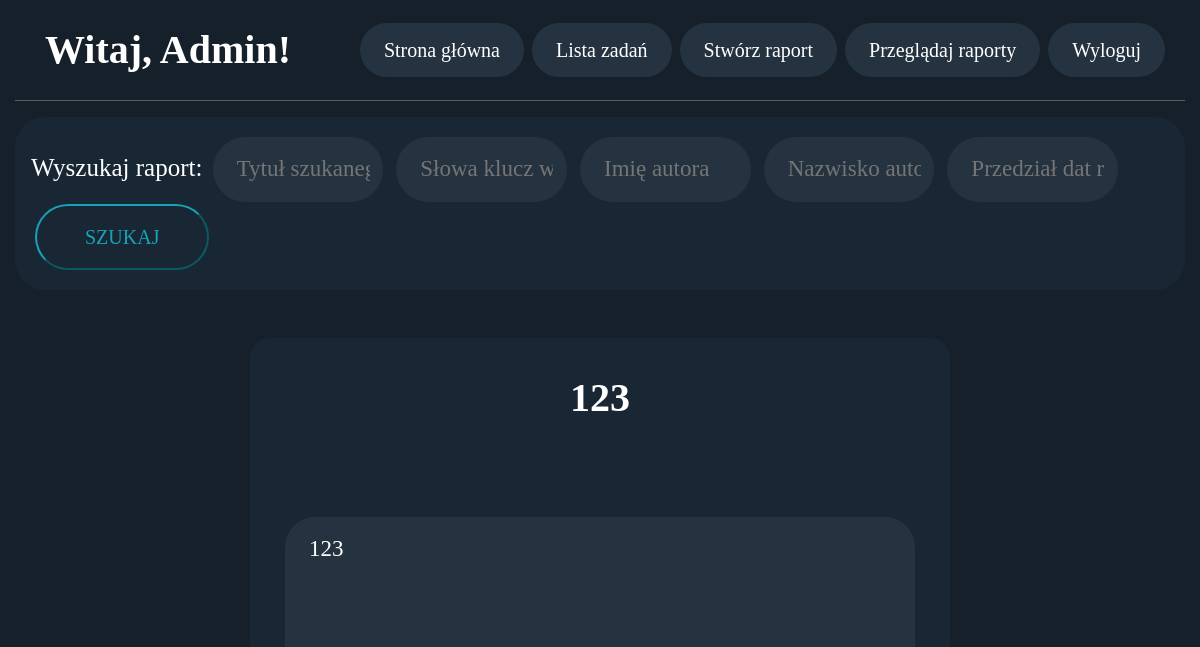
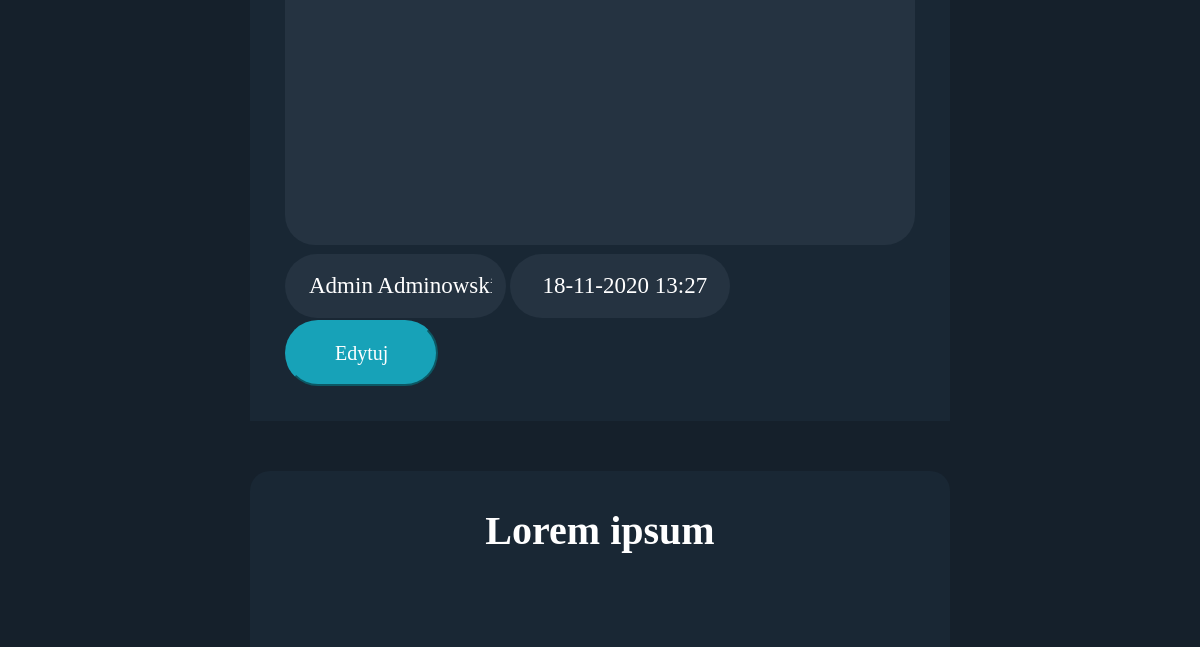
The app's page /raports_view (signed in, upper part), older data (2 pictures, top to bottom).
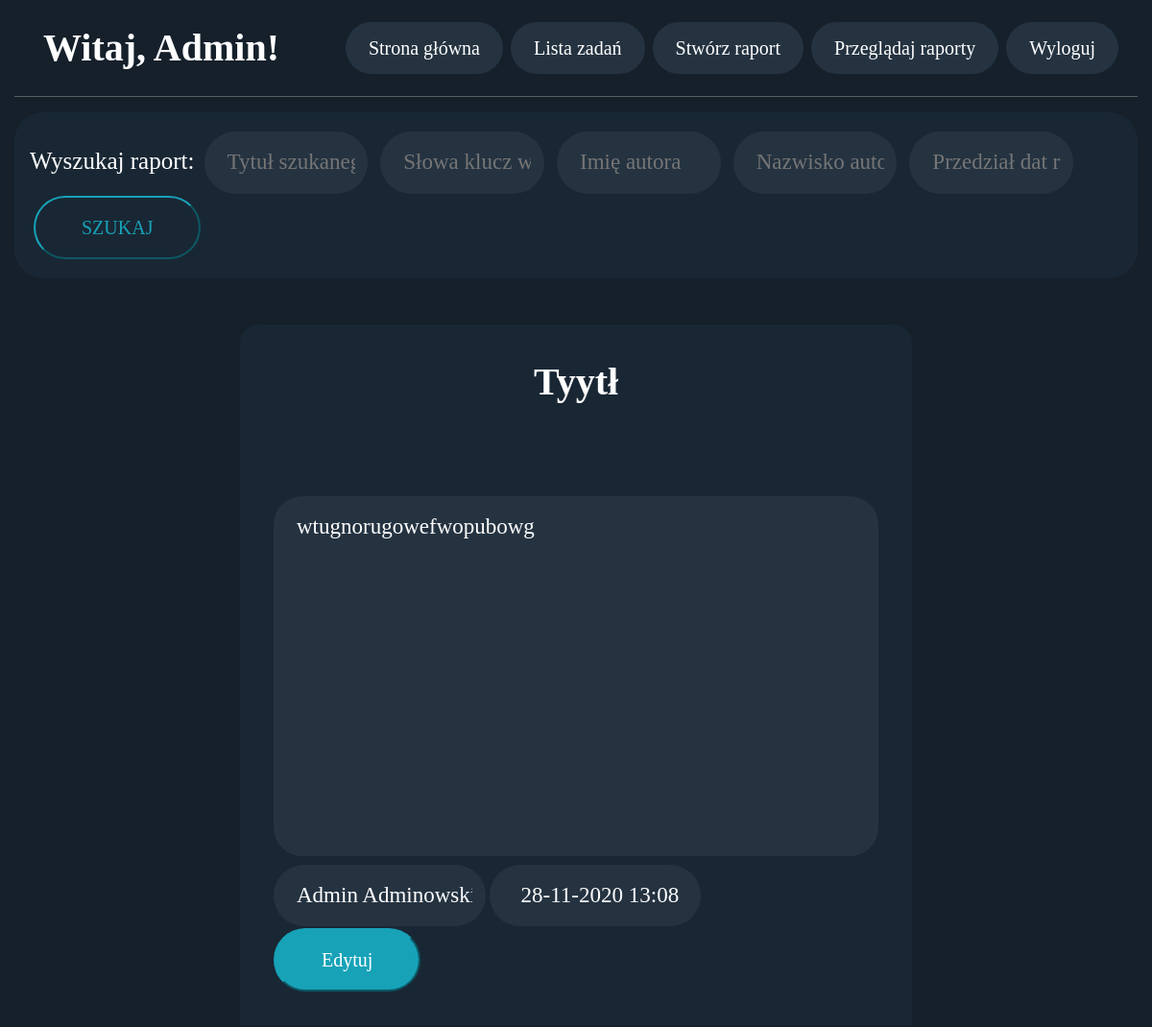
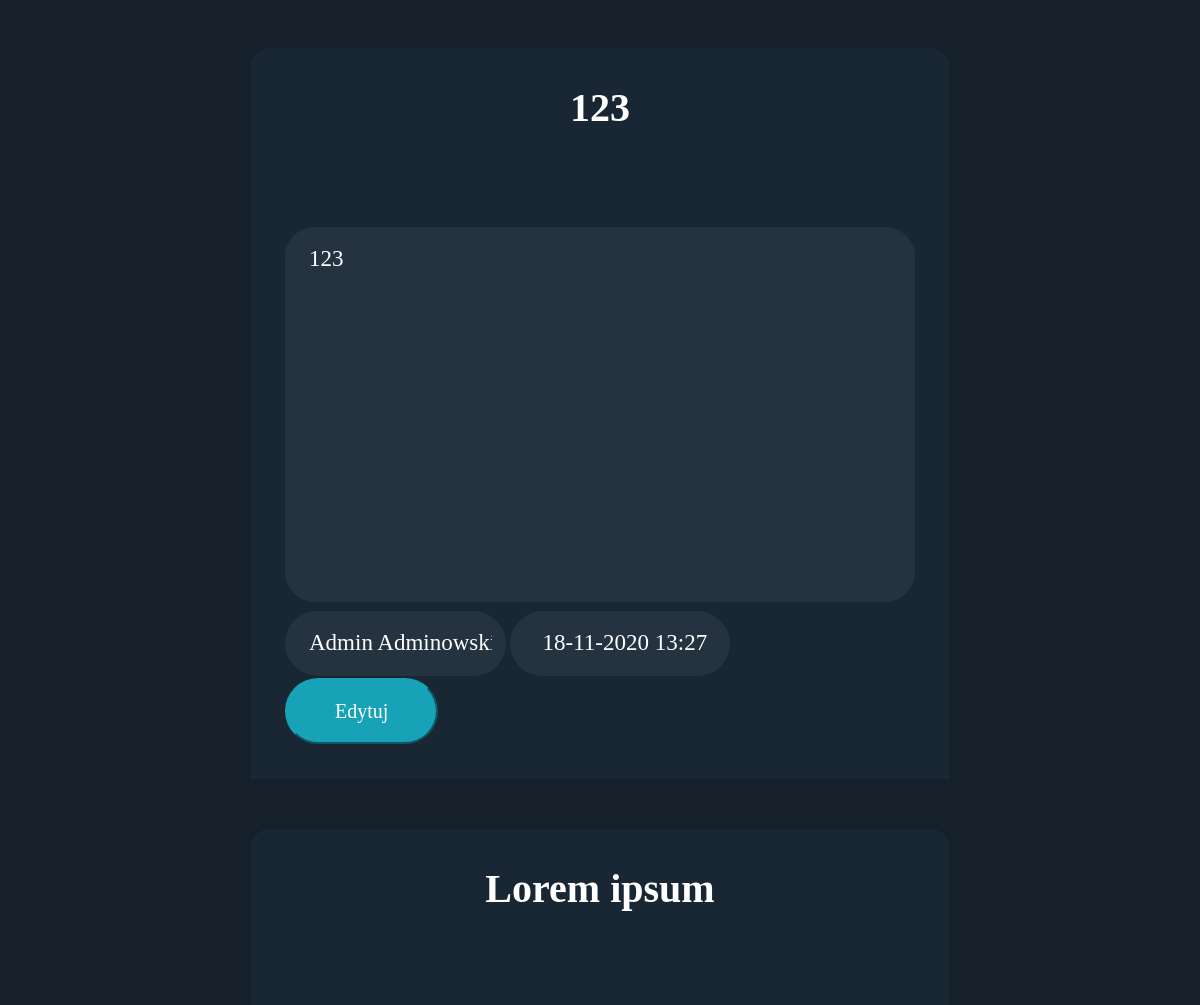
The same page, newer data (2 pictures, top to bottom).
### login/models.py (models this page shows, shortened)
class Raport(models.Model):
	title = models.CharField(max_length=100)
	content = models.TextField()
	author_name = models.CharField(max_length=100)
	author_lastname = models.CharField(max_length=100)
	dateTime = models.DateTimeField(auto_now_add=True)
	objects = models.Manager()

### login/views.py (the view)
# urls.py: path('raports_view', views.raports_view, name='raports_view'),
def raports_view(request):
	if request.user.is_authenticated:
		if request.method == "POST":
			search_title = request.POST['title']
			search_content = request.POST['content']
			search_name = request.POST['name']
			search_lastname = request.POST['lastname']
			search_date = request.POST['date']
			raports = Raport.objects.all()
			if search_title != '' and not search_title.isspace():
				raports = Raport.objects.filter(title__icontains=search_title)
			if search_content != '' and not search_content.isspace():
				raports = raports.filter(content__icontains=search_content)
			if search_name != '' and not search_name.isspace():
				raports = raports.filter(author_name__iexact=search_name)
			if search_lastname != '' and not search_lastname.isspace():
				raports = raports.filter(author_lastname__iexact=search_lastname)
			if search_date != '':
				dates = search_date.split(' - ')
				dateStart = datetime.strptime(dates[0], '%m/%d/%Y').replace(hour=0, minute=0)
				dateEnd = datetime.strptime(dates[1], '%m/%d/%Y').replace(hour=23, minute=59)
				raports = raports.filter(dateTime__gte=dateStart)
				raports = raports.filter(dateTime__lte=dateEnd)
			return render(request, 'raports_view.html', {"raports": raports[::-1]})
		else:
			visibleRaports = 50
			numOfRaports = Raport.objects.all().count()
			if numOfRaports < visibleRaports:
				visibleRaports = numOfRaports
			raports = Raport.objects.all()[numOfRaports-visibleRaports:numOfRaports]
			return render(request, 'raports_view.html', {"raports": raports[::-1]})
	else:
		return redirect('login')

### templates/raports_view.html (shortened to what this page needs)
{% extends 'index.html' %}
{% block content %}
<nav class="navbar navbar-expand-lg my_nav mb-5 circular-whole" id='sticky'>
    <form class='form-inline-my my-2 my-lg-0 ml-auto' action="raports_view" method="post">
        <span>Wyszukaj raport: </span>
        <input class='badge-pill pl-4 ml-1 mr-1' type="text" name="title" placeholder="Tytuł szukanego">
        <input class='badge-pill pl-4 ml-1 mr-1' type="text" name="content" placeholder="Słowa klucz w treści">
        <input class='badge-pill pl-4 ml-1 mr-1' type="text" name="name" placeholder="Imię autora">
        <input class='badge-pill pl-4 ml-1 mr-1' type="text" name="lastname" placeholder="Nazwisko autora">
        <input class='badge-pill pl-4 ml-1 mr-1' type="text" name="date" placeholder="Przedział dat raportu">
        <button class='pb-3 pt-3 pl-5 pr-5 ml-1 btn-outline-info badge-pill'>SZUKAJ</button>
    </form>
</nav>
<div class="w-100">
    {% for raport in raports %}
        <div class='form form_title form_raports circular-top mb-0'>
            <span class="title">{{raport.title}}</span><br><br>
        </div>
        <div class="form form_raports">
            <form action="{% url 'raports_edit' raport.id %}" method="get">
                <textarea class='circular-whole pl-4' disabled id="rap" rows="10">{{raport.content}}</textarea>
                <div class='form-inline'>
                    <input class='badge-pill pl-4 mr-1' disabled type="text" value="{{raport.author_name}} {{raport.author_lastname}}"><br>
                    <input class='badge-pill pl-4 mr-5' disabled type="text" value="{{raport.dateTime.day|stringformat:'02d'}}-{{raport.dateTime.month|stringformat:'02d'}}-{{raport.dateTime.year}} {{raport.dateTime.hour}}:{{raport.dateTime.minute|stringformat:'02d'}}"><br>
                    {% if user.is_superuser %}
                        <button class='pb-3 pt-3 pl-5 pr-5 btn-info badge-pill edit_btn'>Edytuj</button>
                    {% endif %}
                </div>
            </form>
        </div>
    {% endfor %}
</div>
{% endblock %}

Row changes from the older to the newer data that the page shows:
added Raport: title "Tyytł", content "wtugnorugowefwopubowg", author_name "Admin Adminowski", dateTime.day "28-11-2020 13:08", shows "Edytuj"
